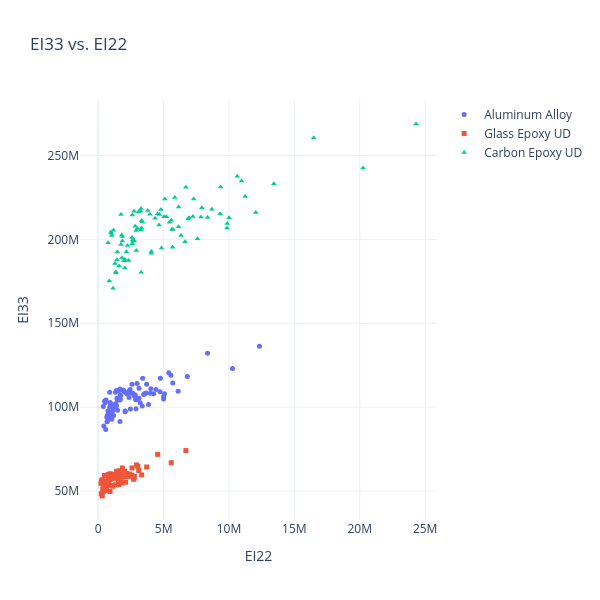

Notebook code for this chart:
### Code cell
scatter(
    "ei22", "ei33",
    df_skin_al_001,
    df_skin_gfrp_001,
    df_skin_cfrp_001,
    labels=plot_labels,
    symbols=plot_markers,
    sizes=plot_marker_sizes
)
